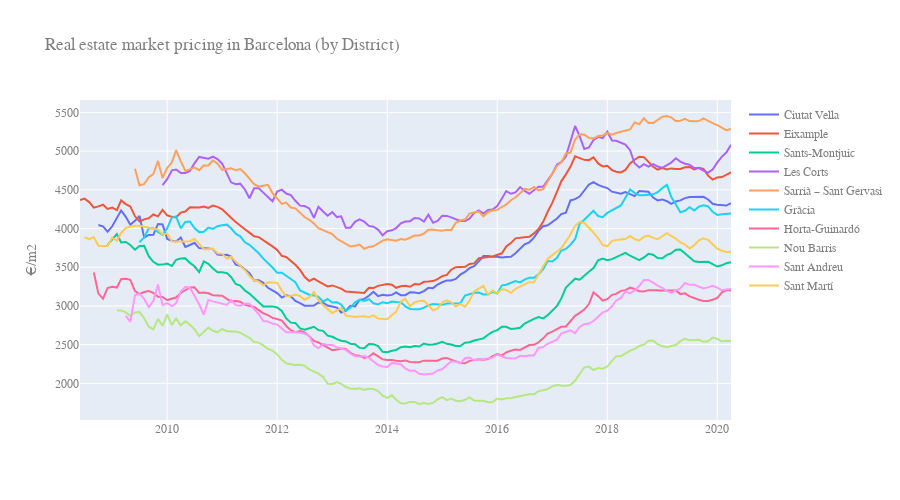

The cell this chart's notebook holds for it:
### Markdown cell above
__Global Plot__

### Code cell
fig = go.Figure()

for i in range (1,11):
    df = df_selling[df_selling.district_code == i].groupby(['date'], as_index=False).mean()
    fig.add_trace(go.Scatter(
        x=df['date'],
        y=df['selling_price_m2'],
        name=df_districts.iloc[i-1,1]       # this sets its legend entry
    ))

fig.update_layout(
    title="Real estate market pricing in Barcelona (by District)",
    yaxis_title="€/m2",
    width=900, height=500,
    font=dict(
        family="Arial, monospace",
        size=12,
        color="#7f7f7f"
    )
)
fig.show()
